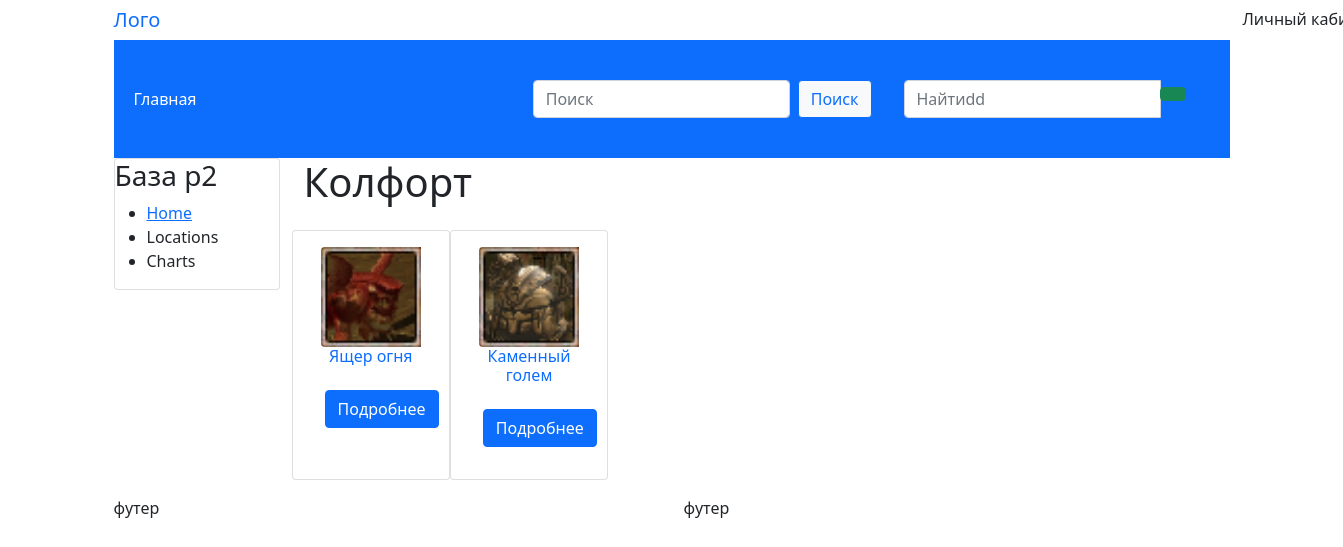
The page /location/kolfort/ on the database its author committed.
### items/models.py (models this page shows, shortened)
class Location(models.Model):
    title = models.CharField(verbose_name="Название", max_length=150)
    local_img = models.ImageField("Изображение",
                                  upload_to="media/locations",
                                  default=DEFAULT_IMG)
    slug = models.SlugField("Ссылка", max_length=250, unique=True)
    user = models.ForeignKey(User,
                             verbose_name="Пользователь",
                             on_delete=models.CASCADE)
    def __str__(self):
        return self.title
    class Meta:
        verbose_name = "Локация"
        verbose_name_plural = "Локации"

class Monster(models.Model):
    name = models.CharField(verbose_name="Название", max_length=150)
    description = models.TextField("Описание", null=True, blank=True)
    monster_img = models.FileField("Изображение",
                                   upload_to="media/monsters",
                                   default=DEFAULT_IMG)
    slug = models.SlugField("Ссылка", max_length=250, unique=True)
    locations = models.ManyToManyField(Location,
                                       verbose_name="Локация",
                                       related_name="monsters_in_location")
    user = models.ForeignKey(User,
                             verbose_name="Пользователь",
                             on_delete=models.CASCADE)
    class Meta:
        verbose_name = "Монстр"
        verbose_name_plural = "Монстры"

### items/views.py (the view)
class MonstersInLocation(ListView):
    model = Monster
    template_name = 'items/location_detail.html'
    context_object_name = 'monsters'
    def get_context_data(self, **kwargs):
        context = super().get_context_data(**kwargs)
        context['title'] = Location.objects.get(slug=self.kwargs['slug'])
        return context
    def get_queryset(self):
        slug = Location.objects.get(slug=self.kwargs['slug'])
        if slug:
            return Monster.objects.filter(locations=slug)

### items/templates/items/location_detail.html (shortened to what this page needs)
{% extends 'base.html' %}
{% load static %}
{% block content %}
<h1> {{ title }} </h1>
        <div class="col-md-12">
            <div class="row">
                {% for monster in monsters %}
                    <div class="card col-md-2 p-0 mb-3 mt-3">
                        <div class="card-body text-center">
                            <img src="{{ monster.monster_img.url }}" alt="image" class="img-fluid rounded-start" width="100px" height="150px"/>
                            <h6 class="card-title">
                                <a href="/monster/{{ monster.slug }}/" class="text-decoration-none"> {{ monster.name }} </a>
                            </h6>
                            <div class="card-body text-center">
                                <a href="/monster/{{ monster.slug }}/" class="btn btn-primary">Подробнее</a>
                            </div>
                        </div>
                    </div>
                {% endfor %}
            </div>
        </div>
{% endblock content %}

### rows shown on the page
Location: title "Колфорт"
Monster: monster_img (picture), name "Ящер огня"
Monster: monster_img (picture), name "Каменный голем"
